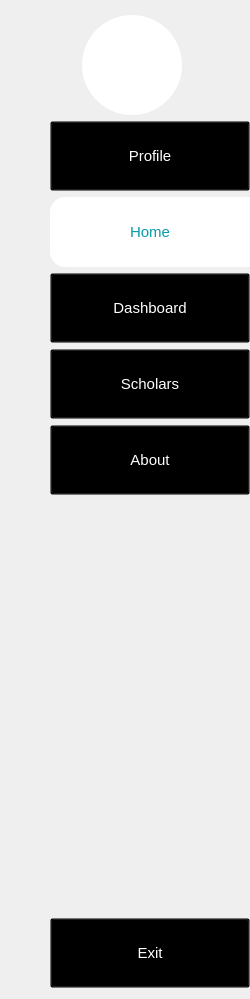
     <widget class="QWidget" name="sidebar" native="true">
      <property name="minimumSize">
       <size>
        <width>250</width>
        <height>0</height>
       </size>
      </property>
      <property name="maximumSize">
       <size>
        <width>250</width>
        <height>16777215</height>
       </size>
      </property>
      <property name="styleSheet">
       <string notr="true">#sidebar {
	background-color: qlineargradient(spread:pad, x1:0.957684, y1:0, x2:0, y2:0.620136, stop:0 rgba(64, 181, 93, 255), stop:1 rgba(0, 151, 178, 255));
}
QPushButton {
background-color: transparent;
color: white;
}

QPushButton:checked {
background-color:  white;
color: rgb(8, 155, 167);
border-top-left-radius: 15px;
border-bottom-left-radius: 15px;
}

#userProfile2 {
background-color: white;
border-radius: 50px
}</string>
      </property>
      <layout class="QVBoxLayout" name="verticalLayout_11">
       <property name="leftMargin">
        <number>15</number>
       </property>
       <property name="topMargin">
        <number>15</number>
       </property>
       <property name="rightMargin">
        <number>0</number>
       </property>
       <item alignment="Qt::AlignHCenter">
        <widget class="QLabel" name="userProfile2">
         <property name="minimumSize">
          <size>
           <width>100</width>
           <height>100</height>
          </size>
         </property>
         <property name="maximumSize">
          <size>
           <width>100</width>
           <height>100</height>
          </size>
         </property>
         <property name="text">
          <string/>
         </property>
         <property name="pixmap">
          <pixmap resource="res.qrc">:/images/profilephoto.png</pixmap>
         </property>
         <property name="scaledContents">
          <bool>true</bool>
         </property>
        </widget>
       </item>
       <item alignment="Qt::AlignRight">
        <widget class="QPushButton" name="profile2">
         <property name="minimumSize">
          <size>
           <width>200</width>
           <height>70</height>
          </size>
         </property>
         <property name="maximumSize">
          <size>
           <width>200</width>
           <height>70</height>
          </size>
         </property>
         <property name="font">
          <font>
           <pointsize>11</pointsize>
          </font>
         </property>
         <property name="text">
          <string>Profile</string>
         </property>
         <property name="icon">
          <iconset resource="res.qrc">
           <normaloff>:/images/user-edit.png</normaloff>
           <normalon>:/images/user-edit (1).png</normalon>:/images/user-edit.png</iconset>
         </property>
         <property name="iconSize">
          <size>
           <width>35</width>
           <height>35</height>
          </size>
         </property>
         <property name="checkable">
          <bool>true</bool>
         </property>
         <property name="autoExclusive">
          <bool>true</bool>
         </property>
        </widget>
       </item>
       <item alignment="Qt::AlignRight">
        <widget class="QPushButton" name="home2">
         <property name="minimumSize">
          <size>
           <width>200</width>
           <height>70</height>
          </size>
         </property>
         <property name="maximumSize">
          <size>
           <width>200</width>
           <height>70</height>
          </size>
         </property>
         <property name="font">
          <font>
           <pointsize>11</pointsize>
          </font>
         </property>
         <property name="text">
          <string>Home</string>
         </property>
         <property name="icon">
          <iconset resource="res.qrc">
           <normaloff>:/images/home.png</normaloff>
           <normalon>:/images/home (1).png</normalon>:/images/home.png</iconset>
         </property>
         <property name="iconSize">
          <size>
           <width>35</width>
           <height>35</height>
          </size>
         </property>
         <property name="checkable">
          <bool>true</bool>
         </property>
         <property name="checked">
          <bool>true</bool>
         </property>
         <property name="autoExclusive">
          <bool>true</bool>
         </property>
        </widget>
       </item>
       <item alignment="Qt::AlignRight">
        <widget class="QPushButton" name="dashboard2">
         <property name="minimumSize">
          <size>
           <width>200</width>
           <height>70</height>
          </size>
         </property>
         <property name="maximumSize">
          <size>
           <width>200</width>
           <height>70</height>
          </size>
         </property>
         <property name="font">
          <font>
           <pointsize>11</pointsize>
          </font>
         </property>
         <property name="text">
          <string>Dashboard</string>
         </property>
         <property name="icon">
          <iconset resource="res.qrc">
           <normaloff>:/images/menu (1).png</normaloff>
           <normalon>:/images/menu (2).png</normalon>:/images/menu (1).png</iconset>
         </property>
         <property name="iconSize">
          <size>
           <width>25</width>
           <height>25</height>
          </size>
         </property>
         <property name="checkable">
          <bool>true</bool>
         </property>
         <property name="autoExclusive">
          <bool>true</bool>
         </property>
        </widget>
       </item>
       <item alignment="Qt::AlignRight">
        <widget class="QPushButton" name="scholar2">
         <property name="minimumSize">
          <size>
           <width>200</width>
           <height>70</height>
          </size>
         </property>
         <property name="maximumSize">
          <size>
           <width>200</width>
           <height>70</height>
          </size>
         </property>
         <property name="font">
          <font>
           <pointsize>11</pointsize>
          </font>
         </property>
         <property name="text">
          <string>Scholars</string>
         </property>
         <property name="icon">
          <iconset resource="res.qrc">
           <normaloff>:/images/Registration.png</normaloff>
           <normalon>:/images/Screenshot 2025-11-22 213126.png</normalon>:/images/Registration.png</iconset>
         </property>
         <property name="iconSize">
          <size>
           <width>35</width>
           <height>35</height>
          </size>
         </property>
         <property name="checkable">
          <bool>true</bool>
         </property>
         <property name="autoExclusive">
          <bool>true</bool>
         </property>
        </widget>
       </item>
       <item alignment="Qt::AlignRight">
        <widget class="QPushButton" name="about2">
         <property name="minimumSize">
          <size>
           <width>200</width>
           <height>70</height>
          </size>
         </property>
         <property name="maximumSize">
          <size>
           <width>200</width>
           <height>70</height>
          </size>
         </property>
         <property name="font">
          <font>
           <pointsize>11</pointsize>
          </font>
         </property>
         <property name="layoutDirection">
          <enum>Qt::LeftToRight</enum>
         </property>
         <property name="text">
          <string>About</string>
         </property>
         <property name="icon">
          <iconset resource="res.qrc">
           <normaloff>:/images/information-button.png</normaloff>
           <normalon>:/images/information-button (1).png</normalon>:/images/information-button.png</iconset>
         </property>
         <property name="iconSize">
          <size>
           <width>35</width>
           <height>35</height>
          </size>
         </property>
         <property name="checkable">
          <bool>true</bool>
         </property>
         <property name="autoExclusive">
          <bool>true</bool>
         </property>
        </widget>
       </item>
       <item>
        <spacer name="verticalSpacer_2">
         <property name="orientation">
          <enum>Qt::Vertical</enum>
         </property>
         <property name="sizeType">
          <enum>QSizePolicy::Minimum</enum>
         </property>
         <property name="sizeHint" stdset="0">
          <size>
           <width>20</width>
           <height>417</height>
          </size>
         </property>
        </spacer>
       </item>
       <item alignment="Qt::AlignRight">
        <widget class="QPushButton" name="exit2">
         <property name="minimumSize">
          <size>
           <width>200</width>
           <height>70</height>
          </size>
         </property>
         <property name="maximumSize">
          <size>
           <width>200</width>
           <height>70</height>
          </size>
         </property>
         <property name="font">
          <font>
           <pointsize>11</pointsize>
          </font>
         </property>
         <property name="text">
          <string>Exit</string>
         </property>
         <property name="icon">
          <iconset resource="res.qrc">
           <normaloff>:/images/power-switch.png</normaloff>
           <normalon>:/images/power-switch (1).png</normalon>:/images/power-switch.png</iconset>
         </property>
         <property name="iconSize">
          <size>
           <width>35</width>
           <height>35</height>
          </size>
         </property>
         <property name="checkable">
          <bool>true</bool>
         </property>
         <property name="autoExclusive">
          <bool>true</bool>
         </property>
        </widget>
       </item>
      </layout>
      <zorder>scholar2</zorder>
      <zorder>exit2</zorder>
      <zorder>about2</zorder>
      <zorder>userProfile2</zorder>
      <zorder>profile2</zorder>
      <zorder>dashboard2</zorder>
      <zorder>home2</zorder>
     </widget>
